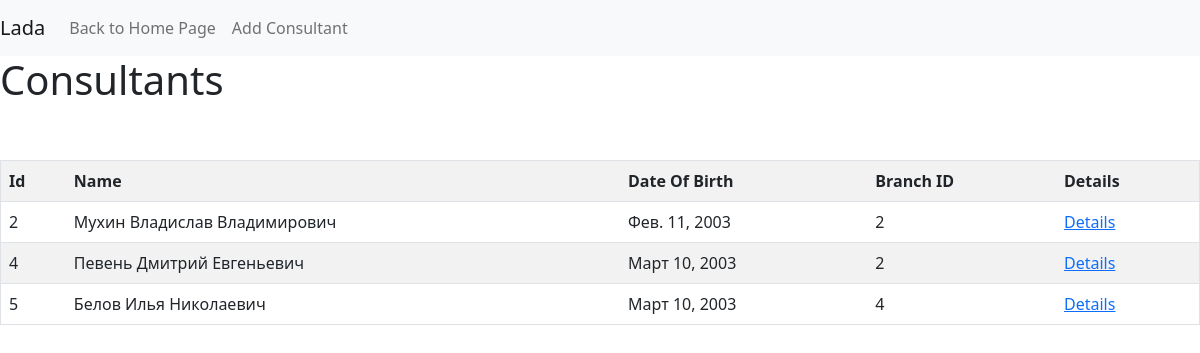
/consultants/, run on the app's committed database.
### main/models.py (models this page shows, shortened)
class Consultant(models.Model):
    branch = models.ForeignKey(
        to = Branch,
        on_delete = models.CASCADE,
        verbose_name = 'Номер филиала',
        null = False,
    )
    fullname = models.CharField(
        verbose_name = 'Полное имя',
        max_length = 50,
        null = False,
        blank = False,
        default = '',
    )
    dateofbirth  = models.DateField(
        verbose_name = 'Дата рождения',
        null = False,
        blank = False,
    )
    def get_absolute_url(self):
	    return reverse('consultant_details_url', kwargs = {'id': self.id})
    class Meta:
        verbose_name = 'Консультант'
        verbose_name_plural = 'Консультанты'

class Branch(models.Model):
    name = models.CharField(
        verbose_name = 'Название',
        max_length = 50,
        null = False,
        blank = False,
    )
    commandor = models.CharField(
        verbose_name = 'Руководитель',
        max_length = 50,
        null = False,
        blank = False,
    )
    inn = models.CharField(
        verbose_name = 'ИНН',
        max_length = 17,
        null = False,
        blank = False,
    )
    adress = models.CharField(
        verbose_name = 'Адресс',
        max_length = 50,
        null = False,
        blank = False,
    )
    phone = models.CharField(
        verbose_name = 'Телефон',
        max_length = 11,
        null = False,
        blank = False,
    )
    parking = models.IntegerField(
        verbose_name = 'Парк.места',
        default = 100,
        null = False,
        blank = False,
    )
    class Meta:
        verbose_name = 'Филиал'
        verbose_name_plural = 'Филиалы'

### main/views.py (the view)
# urls.py: path('consultants/', views.consultants),
def consultants(request):
    c = base_context(request)
    co = Consultant.objects.all()
    c['consultant_list'] = co
    return render(request, 'consultant/consultants.html', c)

### main/views.py (called while the page is built)
def base_context(request):
    context = dict()
    context['user'] = request.user
    return context

### main/templates/consultant/consultants.html (shortened to what this page needs)
<!DOCTYPE HTML>
<html>
<head>
    <link href="https://cdn.jsdelivr.net/npm/bootstrap@5.0.0-beta3/dist/css/bootstrap.min.css" rel="stylesheet">
</head>
<body>
<nav class="navbar navbar-expand-lg navbar-light bg-light">
    <a class="navbar-brand" >Lada</a>
    <div class="collapse navbar-collapse" id="navbarSupportedContent">
        <ul class="navbar-nav mr-auto">
            <li class="nav-item">
                <a class="nav-link" href="/">Back to Home Page</a>
            </li>
            <li class="nav-item">
                <a class="nav-link" href="/consultants/add">Add Consultant</a>
            </li>
        </ul>
    </div>
</nav>
<h1>Consultants</h1>
<br></br>
<table border="1" class="table table-striped">
    <tr>
        <th>Id</th>
        <th>Name</th>
        <th>Date Of Birth</th>
        <th>Branch ID</th>
        <th>Details</th>
    </tr>
	{% for j in consultant_list %}
    <tr>
        <td>{{j.id}}</td>
        <td>{{j.fullname}}</td>
        <td>{{j.dateofbirth}}</td>
        <td>{{j.branch.id}}</td>
        <td>
            <a href={{j.get_absolute_url}}>Details</a>
        </td>
    </tr>
	{% empty %}
	<tr>
		<td colspan=8>No consultants were found, add new <a href="/consultants/add">here</a></td>
	</tr>
	{% endfor %}
</table>
</body>
</html>

### data on the page
Consultant: id "2", fullname "Мухин Владислав Владимирович", dateofbirth "Фев. 11, 2003", branch.id "2"
Consultant: id "4", fullname "Певень Дмитрий Евгеньевич", dateofbirth "Март 10, 2003", branch.id "2"
Consultant: id "5", fullname "Белов Илья Николаевич", dateofbirth "Март 10, 2003", branch.id "4"
